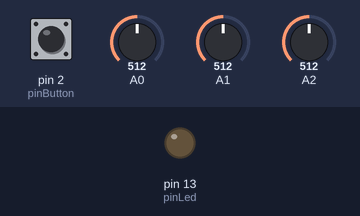
This sketch was run on a simulated Arduino Leonardo, built with avr-gcc and run on an emulated ATmega32U4. Shown: output pins drawn as LEDs (lit = HIGH). The inputs (shaded band) are chosen by the test bench; at power-on: pin 2 (pinButton) HIGH, A0 = 512, A1 = 512, A2 = 512. USB keyboard and mouse output is not drawn.

Above: at 1.3 s.
1.4 s: pin 2 (pinButton) pulled LOW for 0.15 s
At 1.5 s:
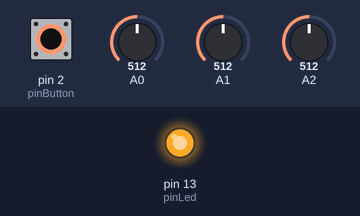
3.1 s: pin 2 (pinButton) pulled LOW for 1 s
At 5.0 s:
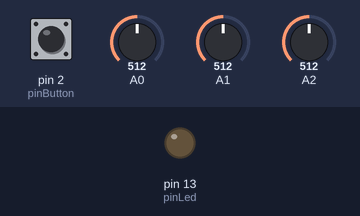
Timing chart, 0 to 6.5 s (numbered marks = the images above; inputs shaded):
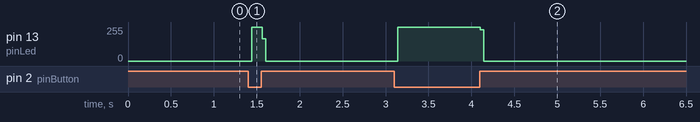

The sketch:

Gamepad.ino
```cpp
// (licence header left out)
#include "HID-Project.h"

//#define DEBUG

const int pinLed = LED_BUILTIN;
const int pinButton = 2;

void setup() {
  pinMode(pinLed, OUTPUT);
  pinMode(pinButton, INPUT_PULLUP);

  // Sends a clean report to the host. This is important on any Arduino type.
  #ifndef DEBUG
     Gamepad.begin();
  #else
     Serial.begin(115200);
  #endif
  delay(100);

}

void loop() {
  if (!digitalRead(pinButton)) {
    digitalWrite(pinLed, HIGH);
  };

    int inputPot0 = analogRead(0);
    int inputPot1 = analogRead(1);
    int inputPot2 = analogRead(2);

  #ifndef DEBUG
    if ((inputPot0 > 300) and (inputPot0 < 561))
      Gamepad.xAxis(map(inputPot0, 300, 561, -32767, 32767 ));
    else if (inputPot0 < 300)
      Gamepad.yAxis(-32767);
    else
      Gamepad.yAxis(32767);
    if (inputPot1 > 350)
      Gamepad.yAxis(map(inputPot1, 200, 1024, -32767, 32767 ));
    else
      Gamepad.yAxis(-32767);

    if (inputPot2 > 350)
      Gamepad.ryAxis((inputPot2, 300, 1024, -32767, 32767 ));
    else
      Gamepad.ryAxis(-32767);
    // Functions above only set the values.
    // This writes the report to the host.
    Gamepad.write();
   #else
       Serial.print("axis[0]= ");
       Serial.print(inputPot0);
       Serial.print(" axis[1]= ");
       Serial.print(inputPot1);
       Serial.print(" axis[2]= ");
       Serial.print(inputPot2);
       Serial.println();
   #endif

  // Simple debounce
  delay(1);
  digitalWrite(pinLed, LOW);

}
```

Measured:
- after the input at 1.4 s, pin 13 (pinLed): 0/255 → 253/255 at once, → 0/255 0.12 s later
- after the input at 3.1 s, pin 13 (pinLed): 0/255 → 253/255 at once, → 0/255 0.96 s later
